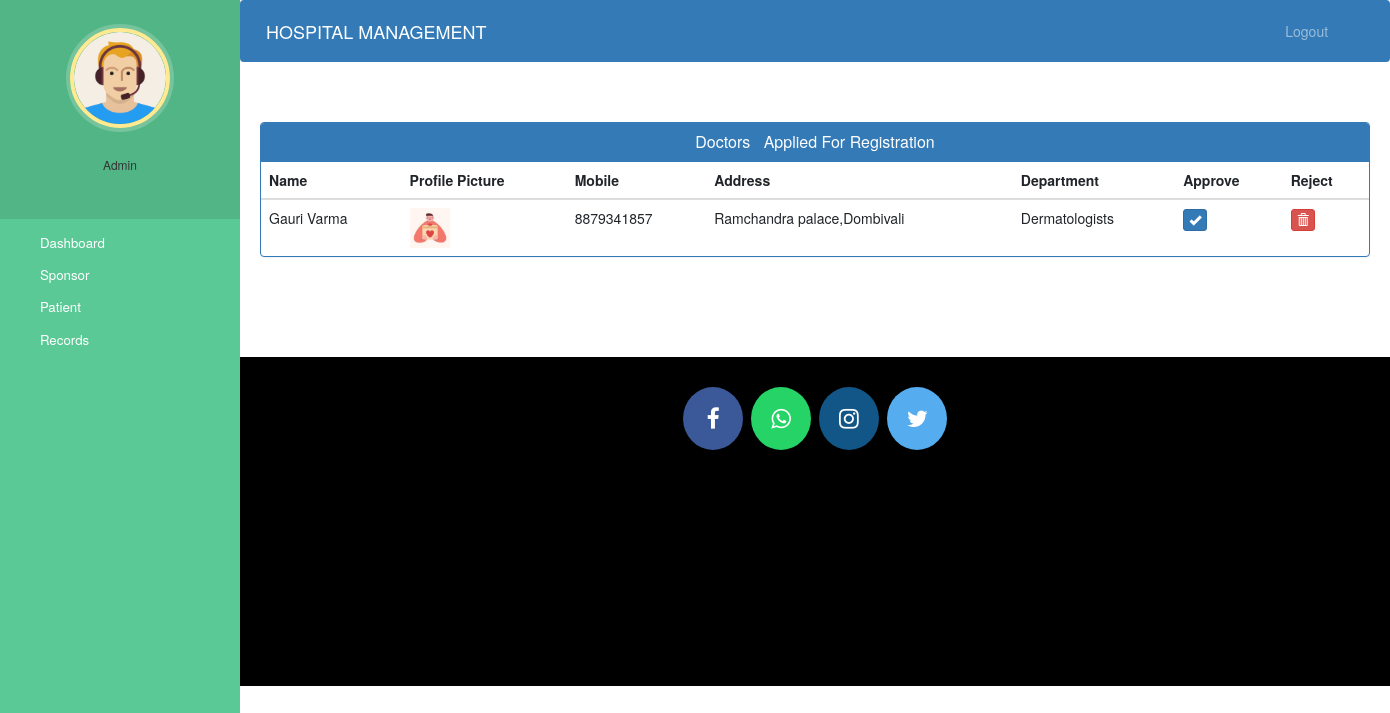
Screenshot of /admin-approve-doctor (signed in) with the database file from the repository.
### hospital/models.py (models this page shows, shortened)
class Doctor(models.Model):
    user=models.OneToOneField(User,on_delete=models.CASCADE)
    profile_pic= models.ImageField(upload_to='profile_pic/DoctorProfilePic/',null=True,blank=True)
    address = models.CharField(max_length=40)
    mobile = models.CharField(max_length=20,null=True)
    department= models.CharField(max_length=50,choices=departments,default='Occupations')
    status=models.BooleanField(default=False)
    @property
    def get_name(self):
        return self.user.first_name+" "+self.user.last_name

### hospital/views.py (the view)
# urls.py: path('admin-approve-doctor', views.admin_approve_doctor_view,name='admin-approve-doctor'),
@login_required(login_url='adminlogin')
@user_passes_test(is_admin)
def admin_approve_doctor_view(request):
    doctors=models.Doctor.objects.all().filter(status=False)
    return render(request,'hospital/admin_approve_doctor.html',{'doctors':doctors})

### hospital/views.py (called while the page is built)
def is_admin(user):
    return user.is_superuser

### templates/hospital/admin_approve_doctor.html (shortened to what this page needs)
{% extends 'hospital/admin_base.html' %}
{% block content %}
{%load static%}
<head>
  <link href="//netdna.bootstrapcdn.com/bootstrap/3.0.0/css/bootstrap.min.css" rel="stylesheet" id="bootstrap-css">
</head>
<div class="container">
  <div class="panel panel-primary">
    <div class="panel-heading">
      <h6 class="panel-title">Doctors &nbsp Applied For Registration</h6>
    </div>
    <table class="table table-hover" id="dev-table">
      <thead>
        <tr>
          <th>Name</th>
          <th>Profile Picture</th>
          <th>Mobile</th>
          <th>Address</th>
          <th>Department</th>
          <th>Approve</th>
          <th>Reject</th>
        </tr>
      </thead>
      {% for d in doctors %}
      <tr>
        <td> {{d.get_name}}</td>
        <td> <img src="{% static d.profile_pic.url %}" alt="Profile Pic" height="40px" width="40px" /></td>
        <td>{{d.mobile}}</td>
        <td>{{d.address}}</td>
        <td>{{d.department}}</td>
        <td><a class="btn btn-primary btn-xs" href="{% url 'approve-doctor' d.id  %}"><span class="glyphicon glyphicon-ok"></span></a></td>
        <td><a class="btn btn-danger btn-xs" href="{% url 'reject-doctor' d.id  %}"><span class="glyphicon glyphicon-trash"></span></a></td>
      </tr>
      {% endfor %}
    </table>
  </div>
</div>
{% endblock content %}

### static/style.css (style rules this page uses)
body { padding-left: 240px; }

### templates/hospital/admin_base.html (style rules this page uses)
a:link { text-decoration: none; }
a { color: white; }
body { padding-left: 240px; }

### templates/hospital/admin_approve_doctor.html (style rules this page uses)
a:link { text-decoration: none; }
h6 { text-align: center; }

### rows the page displays
Doctor: get_name "Gauri Varma", profile_pic (picture), mobile "8879341857", address "Ramchandra palace,Dombivali", department "Dermatologists"
